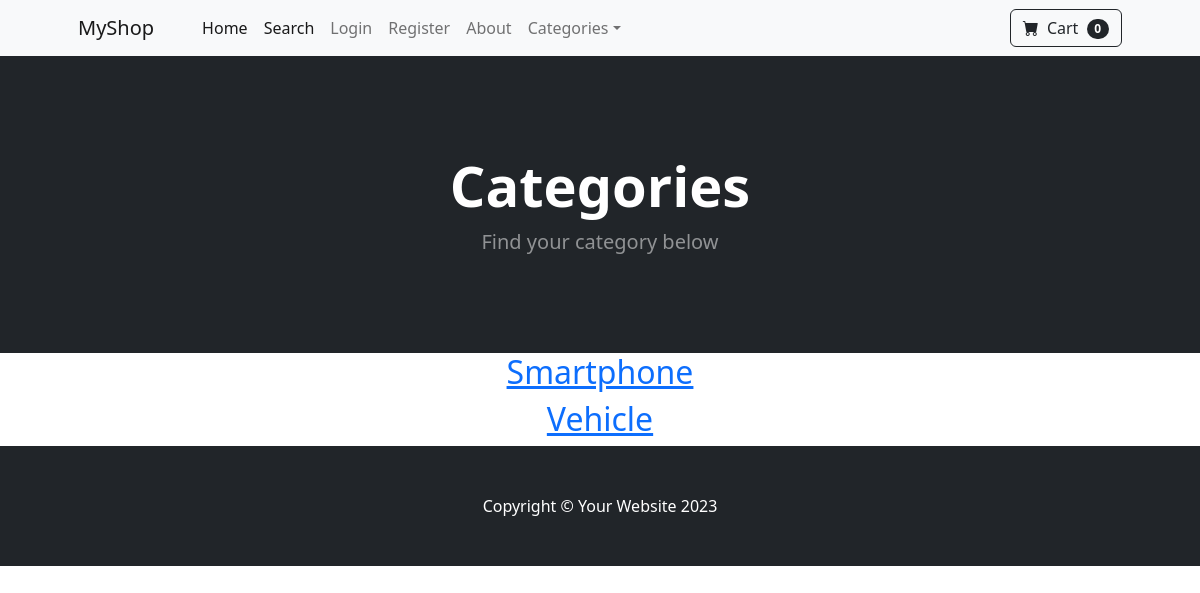
Page /category_summary on the earlier database version.
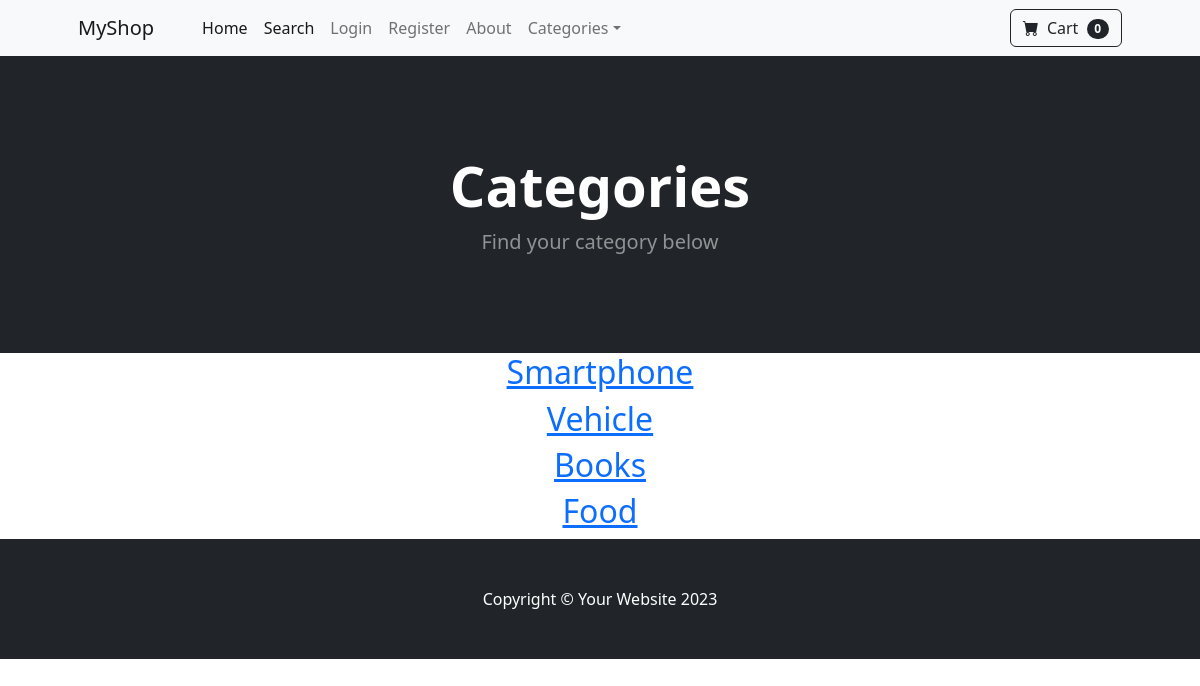
Same page on the later database version.
### shop/models.py (models this page shows, shortened)
class Category(models.Model):
    name = models.CharField(max_length=100)
    class Meta:
        verbose_name_plural = 'categories'

### shop/views.py (the view)
# urls.py: path('category_summary', views.category_summary, name='category_summary'),
def category_summary(request):
    categories = Category.objects.all()
    return render(request, 'category_summary.html',{'categories':categories})

### cart/cart.py (called while the page is built)
    def __len__(self):
        return len(self.cart)

### cart/context_processors.py (called while the page is built)
def cart(request):
    return {'cart': Cart(request)}

### shop/templates/category_summary.html
{% extends 'base.html' %}
{% block content %}
<header class="bg-dark py-5">
    <div class="container px-4 px-lg-5 my-5">
        <div class="text-center text-white">
            <h1 class="display-4 fw-bolder">Categories</h1>
            <p class="lead fw-normal text-white-50 mb-0">Find your category below</p>
        </div>
    </div>
</header>
<div class="container">
    <div class="row">
        <center>
            <div class="col-8">
                {% if categories %}
                    {% for category in categories %}
<h2><a href="{% url 'category' category.name %}">{{category.name}}</a></h2>
                    {% endfor %}
                {%endif%}
            </div>
        </center>
    </div>
</div>
{% endblock %}

Differences in the rows shown:
added Category: name "Books"
added Category: name "Food"
